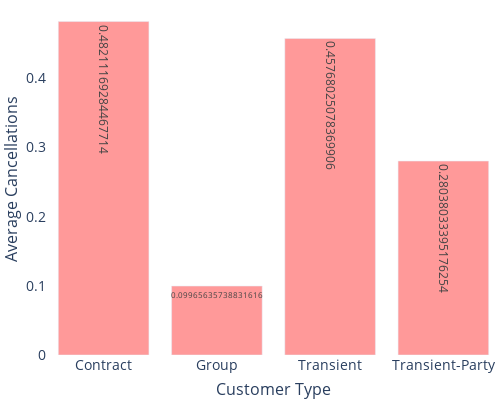

Notebook source saved alongside this figure:
### Markdown cell above
<div class="alert alert-success">
    <h4>2.8.2 - Average Cancellations</h4>

</div>

### Code cell
avg_cancel = df.copy(deep=True)
avg_cancel = avg_cancel[['IsCanceled' ,'CustomerType_cat']]
avg_cancel1 = avg_cancel.groupby(['CustomerType_cat']).mean()
avg_cancel1 = pd.DataFrame(avg_cancel1, columns = ['IsCanceled']).reset_index()
#graph
fig = go.Figure()
fig = go.Figure(go.Bar(x=avg_cancel1['CustomerType_cat'],y=avg_cancel1['IsCanceled'],
                     text=avg_cancel1['IsCanceled'],marker_color='rgb(255,153,153)'))
                              
#fig.update_layout(uniformtext_minsize=40, uniformtext_mode='hide')

fig.update_layout(
    xaxis=dict(
        title='Customer Type',
        titlefont_size=16,
        tickfont_size=14
    ),
    yaxis=dict(
        title='Average Cancellations',
        titlefont_size=16,
        tickfont_size=14
    ))

fig.update_layout(
    margin=dict(l=0, r=0, t=0, b=0))

fig.update_layout(barmode='group',
    autosize=False,
    width=500,
    height=400,
    xaxis={'type': 'category'}, xaxis_tickangle=0)

fig.layout.plot_bgcolor = '#fff'
fig.show()

### Figure 1 — Plotly figure (JSON) as saved in the notebook; plotly's stock layout.template omitted (floating-point values rounded to 4 significant figures)
{"data": [{"marker": {"color": "rgb(255,153,153)"}, "text": [0.4821, 0.09966, 0.4577, 0.2804], "type": "bar", "x": ["Contract", "Group", "Transient", "Transient-Party"], "y": [0.4821, 0.09966, 0.4577, 0.2804]}], "layout": {"autosize": false, "barmode": "group", "height": 400, "margin": {"b": 0, "l": 0, "r": 0, "t": 0}, "plot_bgcolor": "#fff", "width": 500, "xaxis": {"tickangle": 0, "tickfont": {"size": 14}, "title": {"font": {"size": 16}, "text": "Customer Type"}, "type": "category"}, "yaxis": {"tickfont": {"size": 14}, "title": {"font": {"size": 16}, "text": "Average Cancellations"}}}}
